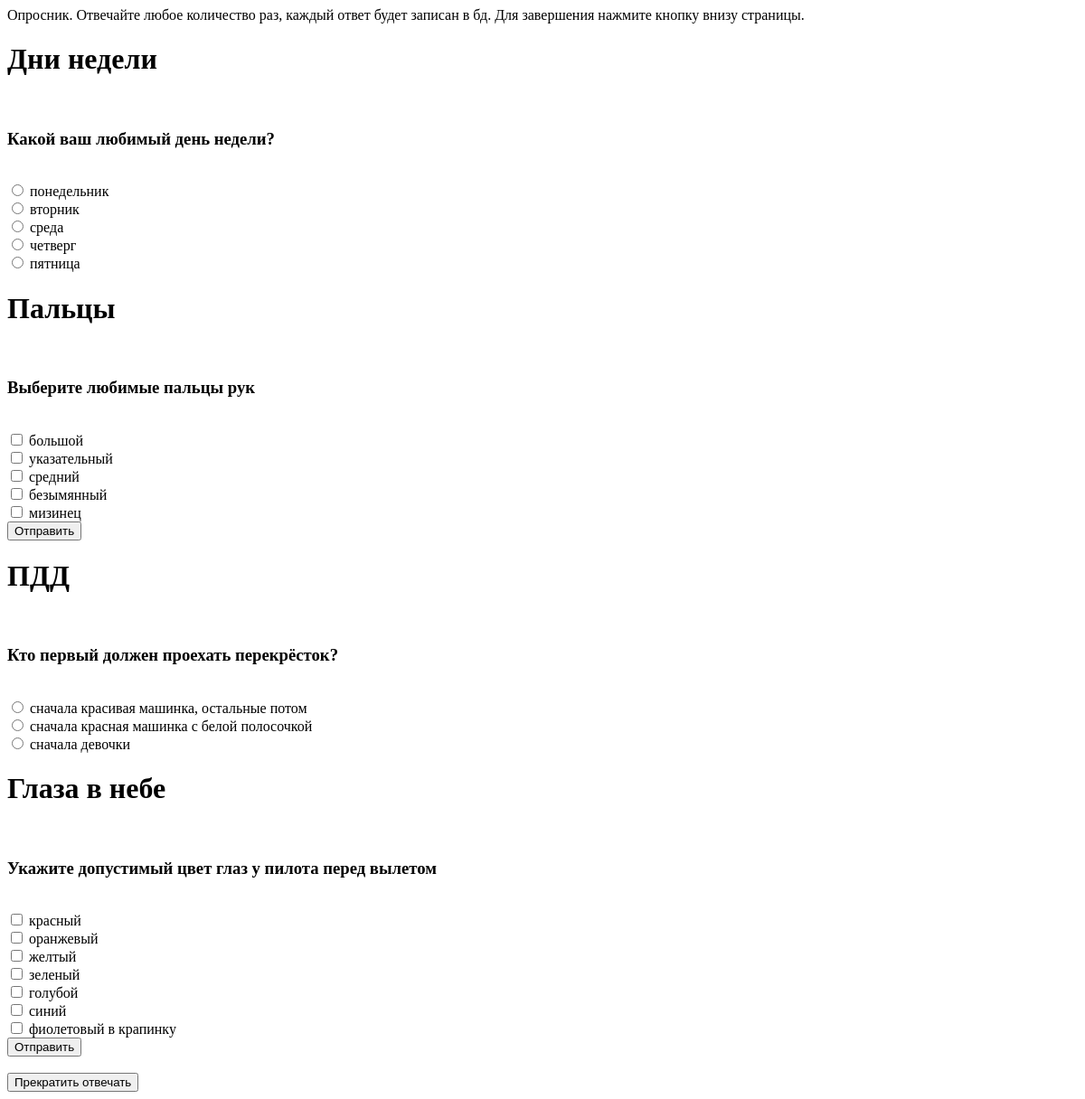
The page /check-name.php?id=1 on the database as committed earlier.
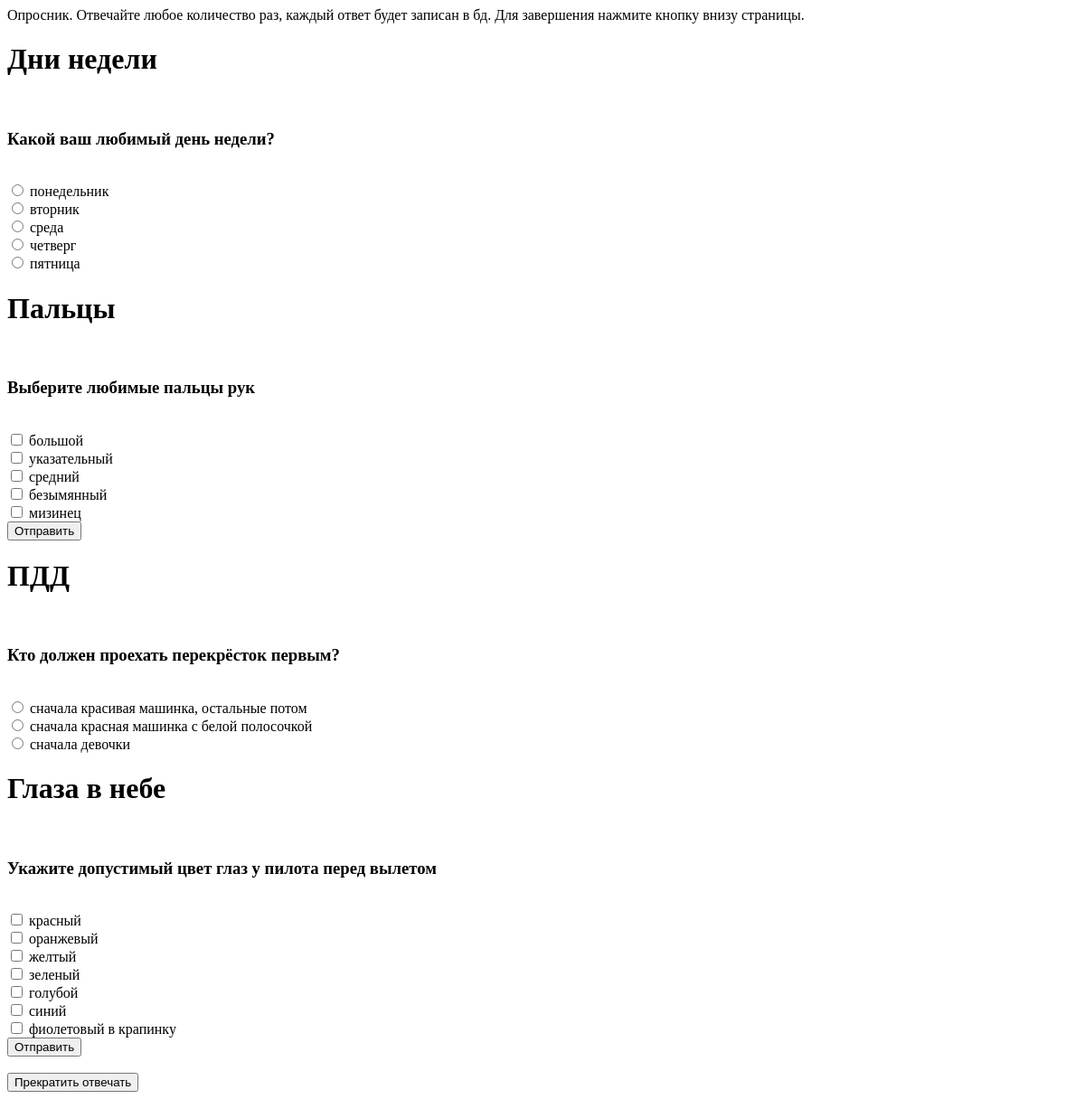
The same page on the database as committed later.
### tables this page shows
CREATE TABLE `questions`
(
    `id`          int unsigned NOT NULL AUTO_INCREMENT,
    `title`       varchar(30),
    `question`    varchar(300),
    `select_type` enum ('single','multi') NOT NULL DEFAULT 'single' COMMENT 'варианты выбора ответов',
    PRIMARY KEY (`id`)
);

CREATE TABLE `options`
(
    `id`          int          NOT NULL AUTO_INCREMENT,
    `question_id` int unsigned NOT NULL,
    `option`      varchar(300),
    PRIMARY KEY (`id`),
    KEY `question_id` (`question_id`),
    CONSTRAINT `options_fk1` FOREIGN KEY (`question_id`) REFERENCES `questions` (`id`) ON DELETE CASCADE ON UPDATE RESTRICT
);

### engine/sql.php (called while the page is built, shortened)
<?php
if (file_exists(__DIR__."/../db.cfg.php")) {
    $dbConnection = new PDO('mysql:dbname='.DB_NAME.';host='.DB_HOST.';charset=utf8', DB_USER, DB_PASS);
}
$dbConnection->setAttribute(PDO::ATTR_EMULATE_PREPARES, false);
$dbConnection->setAttribute(PDO::ATTR_ERRMODE, PDO::ERRMODE_EXCEPTION);
$dbConnection->exec("set names utf8");
$dbConnection->exec("SET SESSION group_concat_max_len = 1000000");
$dbConnection->exec("SET sql_mode=''");
function q($sql, $params)
{
    global $dbConnection;
    try {
        $stmt = $dbConnection->prepare($sql);
        $stmt->execute($params);
        $result = $stmt->fetchAll(PDO::FETCH_ASSOC);
        return $result;
    } catch (Exception $e) {
        $debug = (isset($_REQUEST['alef_debug']) && $_REQUEST['alef_debug']==1);
        if (!$_SERVER['SERVER_NAME'] || in_array($_SERVER['SERVER_NAME'], ["test-genesis.alef.im", "devtest-genesis.alef.im", "localhost"]) || $debug) {
            echo "<pre>";
            print_r($e);
            echo "\n\n\n------- \n\n\n";
            echo $sql;
            echo "\n\n\n------- \n\n\n";
            print_r($params);
            die("<br /> <a href='engine/exit.php'>Выход</a>");
        } else {
            die("Произошла ошибка в SQL-запросе. Обратитесь к Вашему менеджеру. <br /> <a href='engine/exit.php'>Выход</a>");
        }
    }
}

### getquestion.php (the view)
<?php
function getQuestion($user_id, $question)
{
    $sql = "SELECT * FROM options WHERE question_id=?";
    $options = q($sql, [$question['id']]);
    echo '<form id="form_id' . $question['id'] . '" action="set-answer.php" method="post">';
    if ($question['select_type'] === 'single') {
        foreach ($options as $option) {
            echo '<input class="radio" type="radio" name="q' . $question['id'] . '[]" value="' . $option['id'] . '"> ' . $option['option'] . '<Br>';
        }
    } else {
        foreach ($options as $option) {
            echo '<input type="checkbox" name="q' . $question['id'] . '[]" value="' . $option['id'] . '"> ' . $option['option'] . '<Br>';
        }
        echo '<input type="submit" value="Отправить">';
    }
    echo '
    <input type="hidden" name="user_id" value="' . $user_id . '">
    <input type="hidden" name="question_id" value="' . $question['id'] . '">
    </form>';
}

### head.php (shortened to what this page needs)
<!DOCTYPE html>
<html lang="ru">
<head>
</head>

### check-name.php (shortened to what this page needs)
<?php
require_once('engine/sql.php');
require_once('head.php');
require_once('getquestion.php');
if (isset($_POST['name'])) {
    $name = $_POST['name'];
    $sql = "SELECT 1 FROM users WHERE name=?";
    $user = q1($sql, [$name]);
    if (!$user) {
        $sql = "INSERT INTO users (`name`,`email`,`password`) VALUES (?,?,?)";
        qi($sql, [$name, 'test1@tkbbank.ru', md5('123')]);
    }
    $sql = "SELECT * FROM users WHERE name=?";
    $user = q1($sql, [$name]);
} else {
    $sql = "SELECT * FROM users WHERE id=?";
    $user = q1($sql, [$_GET['id']]);
}
echo "Опросник. Отвечайте любое количество раз, каждый ответ будет записан в бд. Для завершения нажмите кнопку внизу страницы.<br>";
$sql = "SELECT * FROM questions";
$questions = q($sql, []);
foreach ($questions as $question) {
    echo('<h1>' . $question['title'] . '</h1><br>');
    echo('<h3>' . $question['question'] . '</h3><br>');
    getQuestion($user['id'], $question);
}
echo '<br>
    <form action="finish.php" method="POST">
    <input type="submit" value="Прекратить отвечать" />
    <input type="hidden" name="user" value="' . $user['id'] . '" />
</form>
<script src="js/script.js"></script>';

Rows that differ between the two databases and show on the page:
changed questions "ПДД": question "Кто первый должен проехать перекрёсток?" → "Кто должен проехать перекрёсток первым?"
